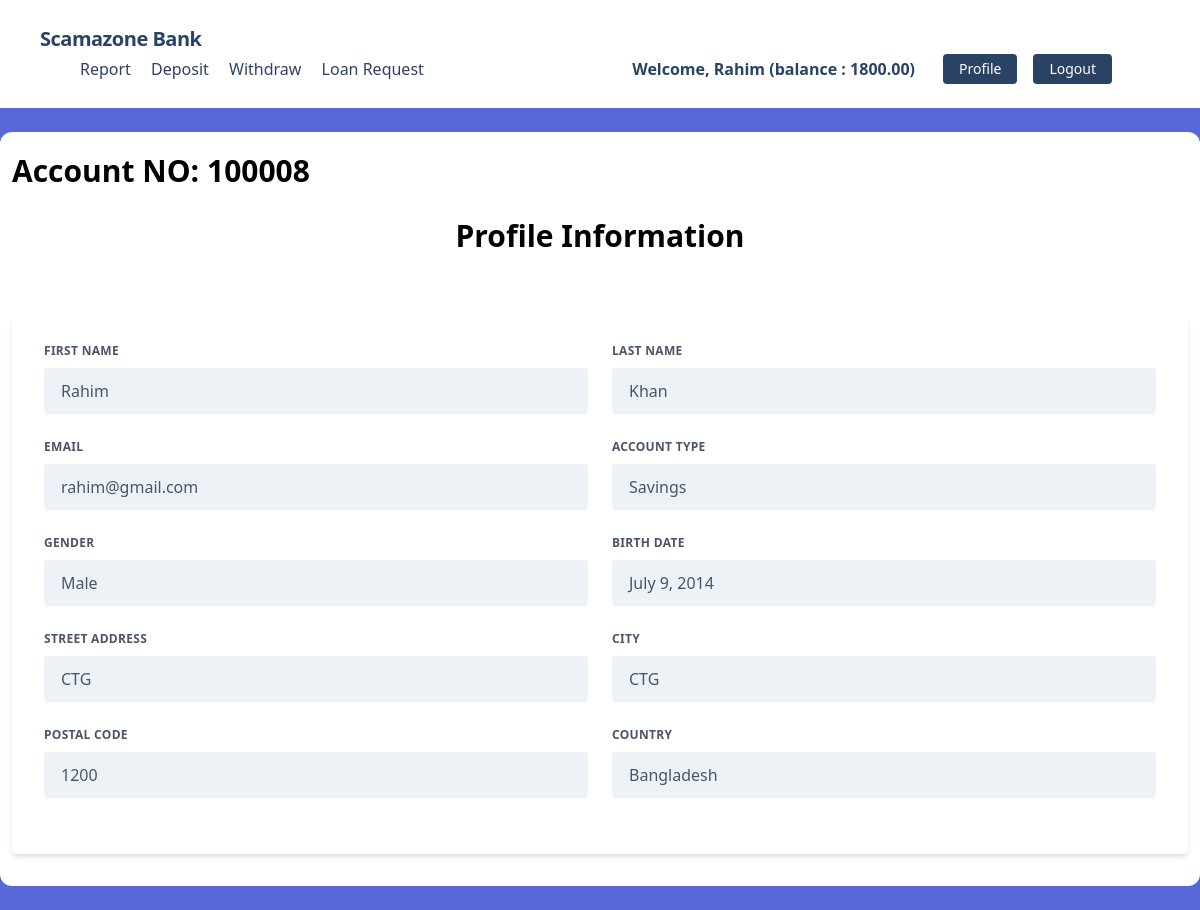
Screenshot of /accounts/profile/ (signed in) with the database file from the repository.
### accounts/models.py (models this page shows, shortened)
class UserBankAccount(models.Model):
     user = models.OneToOneField(User,related_name='account',on_delete=models.CASCADE)
     account_type = models.CharField(max_length=10,choices=ACCOUNT_TYPE)
     account_no = models.IntegerField(unique=True)
     birth_date = models.DateField(null=True,blank=True)
     gender = models.CharField(max_length=10,choices=GENDER_TYPE)
     initial_deposite_date = models.DateField(auto_now_add=True)
     balance = models.DecimalField(default=0,max_digits=12,decimal_places=2)

class UserAddress(models.Model):
    user = models.OneToOneField(User, related_name='address',on_delete=models.CASCADE)
    street_address = models.CharField(max_length=100)
    city = models.CharField(max_length=100)
    postal_code = models.IntegerField()
    country = models.CharField(max_length=100)

### accounts/views.py (the view)
# urls.py: path('profile/', UserProfileView.as_view(), name='profile' )
class UserProfileView(View):
    template_name = 'accounts/profile.html'
    def get(self, request):
        user = request.user
        try:
            user_account = UserBankAccount.objects.get(user=user)
            user_address = UserAddress.objects.get(user=user)
        except UserBankAccount.DoesNotExist or UserAddress.DoesNotExist:
            user_account = None
            user_address = None
        context = {
            'user': user,
            'user_account': user_account,
            'user_address': user_address,
        }
        return render(request, self.template_name, context)

### accounts/templates/accounts/profile.html (shortened to what this page needs)
{% extends 'base.html' %}
{% block content %}
<div class="bg-white px-3 py-4 rounded-xl my-6">
    <h4 class="font-bold text-3xl text-left pb-5">Account NO: {{ user_account.account_no }}</h4>
    <h1 class="font-bold text-3xl text-center pb-5">Profile Information</h1>
    <div class="w-full mt-10">
        <div class="bg-white shadow-md rounded px-8 pt-6 pb-8 mb-4">
            <div class="flex flex-wrap -mx-3 mb-6">
                <div class="w-full md:w-1/2 px-3 mb-6 md:mb-0">
                    <label class="block uppercase tracking-wide text-gray-700 text-xs font-bold mb-2">
                        First Name
                    </label>
                    <p class="appearance-none block w-full bg-gray-200 text-gray-700 border border-gray-200 rounded py-3 px-4 leading-tight">
                        {{ user.first_name }}
                    </p>
                </div>
                <div class="w-full md:w-1/2 px-3">
                    <label class="block uppercase tracking-wide text-gray-700 text-xs font-bold mb-2">
                        Last Name
                    </label>
                    <p class="appearance-none block w-full bg-gray-200 text-gray-700 border border-gray-200 rounded py-3 px-4 leading-tight">
                        {{ user.last_name }}
                    </p>
                </div>
            </div>
            <div class="flex flex-wrap -mx-3 mb-6">
                <div class="w-full md:w-1/2 px-3 mb-6 md:mb-0">
                    <label class="block uppercase tracking-wide text-gray-700 text-xs font-bold mb-2">
                        Email
                    </label>
                    <p class="appearance-none block w-full bg-gray-200 text-gray-700 border border-gray-200 rounded py-3 px-4 leading-tight">
                        {{ user.email }}
                    </p>
                </div>
                <div class="w-full md:w-1/2 px-3 mb-6 md:mb-0">
                    <label class="block uppercase tracking-wide text-gray-700 text-xs font-bold mb-2">
                        Account Type
                    </label>
                    <p class="appearance-none block w-full bg-gray-200 text-gray-700 border border-gray-200 rounded py-3 px-4 leading-tight">
                        {{ user_account.get_account_type_display }}
                    </p>
                </div>
            </div>
            <div class="flex flex-wrap -mx-3 mb-6">
                <div class="w-full md:w-1/2 px-3 mb-6 md:mb-0">
                    <label class="block uppercase tracking-wide text-gray-700 text-xs font-bold mb-2">
                        Gender
                    </label>
                    <p class="appearance-none block w-full bg-gray-200 text-gray-700 border border-gray-200 rounded py-3 px-4 leading-tight">
                        {{ user_account.get_gender_display }}
                    </p>
                </div>
                <div class="w-full md:w-1/2 px-3 mb-6 md:mb-0">
                    <label class="block uppercase tracking-wide text-gray-700 text-xs font-bold mb-2">
                        Birth Date
                    </label>
                    <p class="appearance-none block w-full bg-gray-200 text-gray-700 border border-gray-200 rounded py-3 px-4 leading-tight">
                        {{ user_account.birth_date }}
                    </p>
                </div>
            </div>
            <div class="flex flex-wrap -mx-3 mb-6">
                <div class="w-full md:w-1/2 px-3 mb-6 md:mb-0">
                    <label class="block uppercase tracking-wide text-gray-700 text-xs font-bold mb-2">
                        Street Address
                    </label>
                    <p class="appearance-none block w-full bg-gray-200 text-gray-700 border border-gray-200 rounded py-3 px-4 leading-tight">
                        {{ user_address.street_address }}
                    </p>
                </div>
                <div class="w-full md:w-1/2 px-3">
                    <label class="block uppercase tracking-wide text-gray-700 text-xs font-bold mb-2">
                        City
                    </label>
                    <p class="appearance-none block w-full bg-gray-200 text-gray-700 border border-gray-200 rounded py-3 px-4 leading-tight">
                        {{ user_address.city }}
                    </p>
                </div>
            </div>
            <div class="flex flex-wrap -mx-3 mb-6">
                <div class="w-full md:w-1/2 px-3 mb-6 md:mb-0">
                    <label class="block uppercase tracking-wide text-gray-700 text-xs font-bold mb-2">
                        Postal Code
                    </label>
                    <p class="appearance-none block w-full bg-gray-200 text-gray-700 border border-gray-200 rounded py-3 px-4 leading-tight">
                        {{ user_address.postal_code }}
                    </p>
                </div>
                <div class="w-full md:w-1/2 px-3">
                    <label class="block uppercase tracking-wide text-gray-700 text-xs font-bold mb-2">
                        Country
                    </label>
                    <p class="appearance-none block w-full bg-gray-200 text-gray-700 border border-gray-200 rounded py-3 px-4 leading-tight">
                        {{ user_address.country }}
                    </p>
                </div>
            </div>
        </div>
    </div>
</div>
{% endblock %}

### core/templates/base.html (shortened to what this page needs)
<!DOCTYPE html>
<html lang="en">
<head>
   <link href="https://unpkg.com/tailwindcss@^1.0/dist/tailwind.min.css" rel="stylesheet">
</head>
<body class="bg-indigo-600">
    {% include 'navbar.html' %}
    <div>
        {% block content %}
        {% endblock %}
    </div>
</body>
</html>

### core/templates/navbar.html (shortened to what this page needs)
<nav class="flex items-center justify-between flex-wrap bg-white p-6 px-10">
    <div class="flex items-center flex-shrink-0 text-white mr-6">
        <span class="font-semibold text-xl tracking-tight text-blue-900"><a href="/">Scamazone Bank</a></span>
    </div>
    <div class="w-full block flex-grow lg:flex lg:items-center lg:w-auto px-10">
        {% if request.user.is_authenticated %}
            <div class="text-md lg:flex-grow">
                <a href="{% url 'transaction_report' %}" class="block mt-4 lg:inline-block lg:mt-0 text-blue-900 hover:text-red-900 hover:font-black mr-4">
                    Report
                </a>
                <a href="{% url 'deposit_money' %}" class="block mt-4 lg:inline-block lg:mt-0 text-blue-900 hover:text-red-900 hover:font-black mr-4">
                    Deposit
                </a>
                <a href="{% url 'withdraw_money' %}" class="block mt-4 lg:inline-block lg:mt-0 text-blue-900 hover:text-red-900 hover:font-black mr-4">
                    Withdraw
                </a>
                <a href="" class="block mt-4 lg:inline-block lg:mt-0 text-blue-900 hover:text-red-900 hover:font-black mr-4">
                    Loan Request
                </a>
            </div>
            <div class="flex w-auto">
                <div class="text-blue-900 my-auto font-black px-5">Welcome, {{ request.user.first_name }} (balance : {{request.user.account.balance}}) </div>
                <a href="{% url 'profile' %}" class="mx-2 inline-block font-medium text-sm px-4 py-2 leading-none bg-blue-900 rounded text-white border-white hover:border-transparent hover:text-dark hover:bg-red-700 mt-4 lg:mt-0">Profile</a>
                <form action="{% url 'logout' %}" method="post" class="inline">
                    <button type="submit" class="mx-2 inline-block font-medium text-sm px-4 py-2 leading-none bg-blue-900 rounded text-white border-white hover:border-transparent hover:text-dark hover:bg-red-700 mt-4 lg:mt-0">Logout</button>
                </form>
            </div>
        {% endif %}
    </div>
</nav>

### rows the page displays
UserBankAccount: account_no "100008", account_type "Savings", gender "Male", birth_date "July 9, 2014"
UserAddress: street_address "CTG", city "CTG", postal_code "1200", country "Bangladesh"

### other values shown
{{ request.user.first_name }} "Rahim"
{{ request.user.account.balance }} "1800.00"
{{ user.first_name }} "Rahim"
{{ user.last_name }} "Khan"
{{ user.email }} "rahim@gmail.com"
